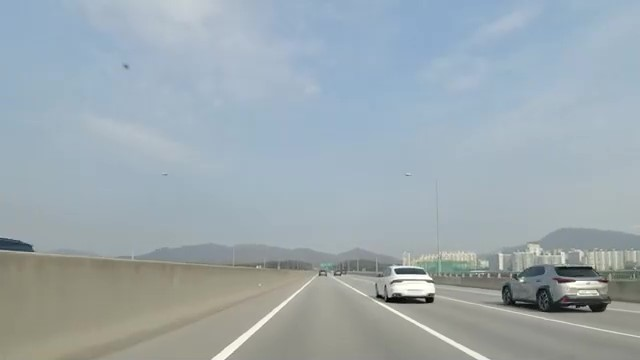
#> input picture Lane Detection Project/image/3.jpg, 640 x 360 px, given in place of video.mp4, which was not available
$ python new_histogram.py   (older library calls are emulated)
#> lines starting #> are read from the running program, lines starting #| are printed output that depends on the picture; after the words box and inside, x2 and y2 are one past the last pixel; in counts of white or black regions, pixels touching at a corner belong together; pictures that were not available may be replaced by others from this repository, and a replacement may not be noted
#> further down, img_color is the input picture: shape (360, 640, 3); mean B, G, R 175.8, 169.4, 156.8
import numpy as np
import cv2
# numpy ver 1.22.1      행렬같은 다차원 배열을 쉽게 처리할 수 있도록 하는 라이브러리
# opencv ver 4.5.5      이미지 관련 라이브러리


# 1. Filtering
# 2. Warping을 통한 Bird Eye View 변환
# 3. binary 이미지로 변환
# 4. Histogram으로 Window의 시작점을 정함
# 5. Window Sliding Algorithm을 통한 차선 추출
# 6. 위 단계에서 얻은 차선 추출 정보로 차선 표시


# 1. Filtering
def filltering(img_color):
    img_hls = cv2.cvtColor(img_color, cv2.COLOR_BGR2HLS)
#> img_hls: shape (360, 640, 3); mean of channels 0, 1, 2 82.8, 166.7, 43.2
    # BGR to HLS 색공간 변환

    w_low = np.array([20, 160, 20])
    w_up = np.array([255, 255, 255])
    # 흰색 차선의 임계값

    y_low = np.array([0, 85, 81])
    y_up = np.array([190, 255, 255])
    # 노란색 차선의 임계값

    w_mask = cv2.inRange(img_hls, w_low, w_up)
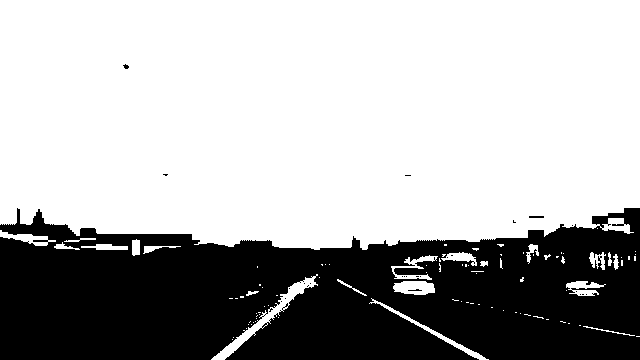
#> w_mask: shape (360, 640); 67.5% white; 26 black regions (24 under 20 px), largest, box (x1, y1, x2, y2) and area: (0, 208, 640, 360) 74661, (529, 216, 544, 218) 30
    # 흰색 차선 마스크 적용
    y_mask = cv2.inRange(img_hls, y_low, y_up)
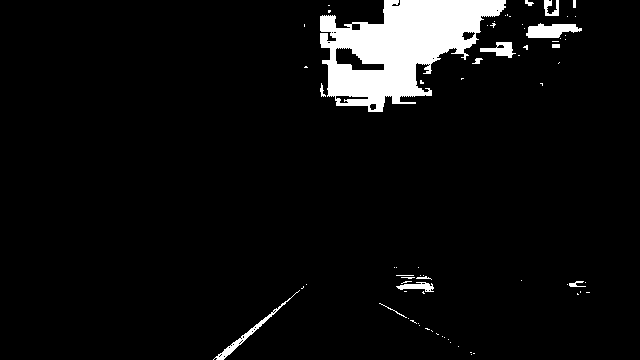
#> y_mask: shape (360, 640); 5.8% white; 71 white regions (57 under 20 px), largest, box (x1, y1, x2, y2) and area: (320, 0, 506, 112) 11319, (526, 23, 582, 38) 571, (213, 290, 300, 360) 413
    # 노란색 차선 마스크 적용

    mask = cv2.bitwise_or(y_mask, w_mask)
#> mask: shape (360, 640); 67.5% white; 26 black regions (24 under 20 px), largest, box (x1, y1, x2, y2) and area: (0, 208, 640, 360) 74659, (529, 216, 544, 218) 30
    # mask 영역의 두 이미지를 합침
    img_res = cv2.bitwise_and(img_color, img_color, mask=mask)
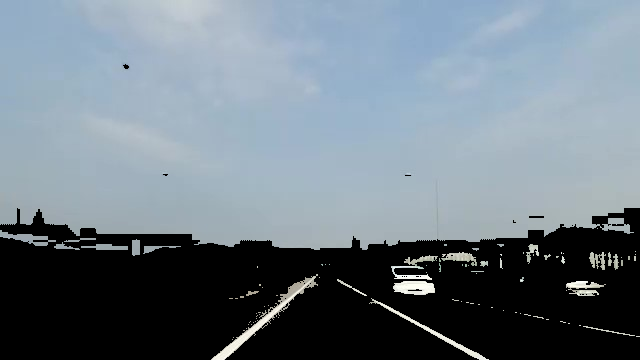
#> img_res: shape (360, 640, 3); mean B, G, R 131.8, 122.3, 110.1
    # mask 영역에서 공통으로 겹치는 부분 저장

    return img_res

# 2. Warping을 통한 Bird Eye View 변환
def warpPer(img_src):
    h, w = img_color.shape[:2]
#> h = 360; w = 640

    # 좌상, 좌하, 우상, 우하
    pts1 = np.array([[340-50, 235], [0, h], [340+50, 235], [w, h]], dtype=np.float32)
    # 원본 이미지 좌표
    pts2 = np.array([[0, 0], [0, h], [w, 0], [w, h]], dtype=np.float32)
#> pts2 = [[0, 0], [0, 360], [640, 0], [640, 360]]
    # Bird Eye View로 변환할 좌표

    M = cv2.getPerspectiveTransform(pts1, pts2)
    # 변환 행렬을 구함 (원근법)
    img_res = cv2.warpPerspective(img_src, M, (w, h))
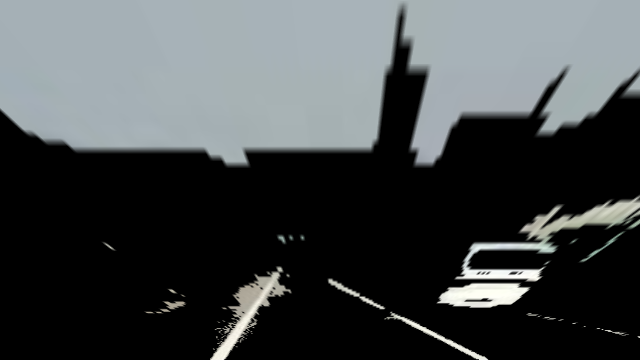
#> img_res: shape (360, 640, 3); mean B, G, R 73.8, 72.4, 68.3
    # 변환행렬값 적용

    return img_res


# 3. binary 이미지로 변환
def to_binary(img_src):
    img_bgr = cv2.cvtColor(img_src, cv2.COLOR_HLS2BGR)
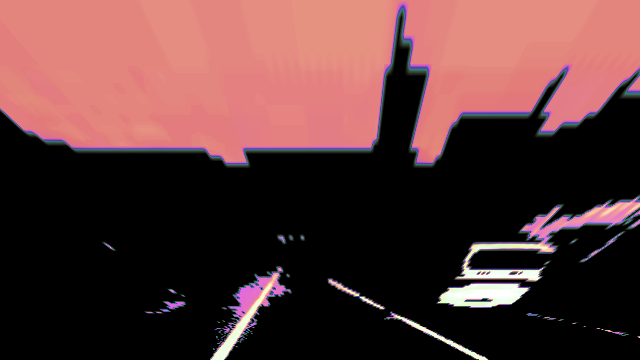
#> img_bgr: shape (360, 640, 3); mean B, G, R 55.6, 55.9, 90.6
    # 입력 이미지를 HLS에서 BGR로 변환
    img_gray = cv2.cvtColor(img_bgr, cv2.COLOR_BGR2GRAY)
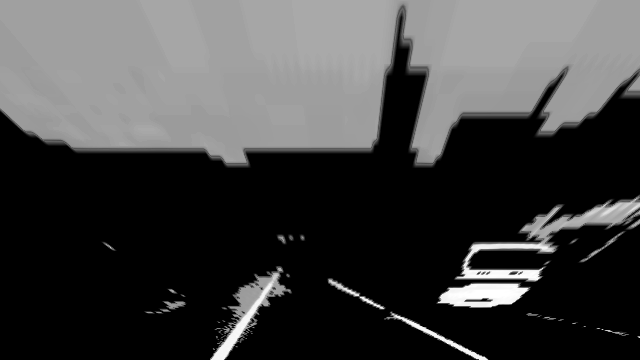
#> img_gray: shape (360, 640); min 0, max 255, mean 66.3
    # BGR을 GRAY로 변환
    img_blur = cv2.GaussianBlur(img_gray, (0,0), 1)
    # 이미지의 이진화를 위한 가우시안블러 처리 (sigma = 2)

    ret, img_binary = cv2.threshold(img_blur, 180, 255, cv2.THRESH_BINARY)
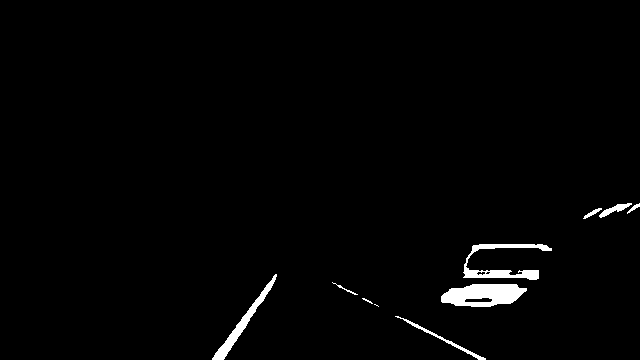
#> img_binary: shape (360, 640); 1.6% white; 10 white regions (1 under 20 px), largest, box (x1, y1, x2, y2) and area: (441, 284, 527, 307) 1430, (463, 244, 552, 280) 959, (212, 274, 277, 360) 750
    # 이미지 이진화     두 번째 임계값 = 0~255

    return img_binary


# 4. Histogram
def image_histogram(img_src):
    hist = np.sum(img_src[img_src.shape[0]//2:, :], axis=0)
#> hist = 640 values, max 10200 at index 466, min 0 at index 0, mean 1504.1
    # x축에 대한 histogram 계산
    center = np.int(hist.shape[0]/2)
#> center = 320
    # histogram을 양쪽으로 나눔
    left_lane = np.argmax(hist[:center])
#> left_lane = 223
    # 왼쪽 차선 (hist의 ~ center)
    right_lane = np.argmax(hist[center:]) + center
#> right_lane = 466
    # 오른쪽 차선 (hist의 center ~)

    return left_lane, right_lane


cap = cv2.VideoCapture("video.mp4")
# VideoCapture 비디오를 캡처하기 위한 클래스
while cap.isOpened():
    ret, img_color = cap.read()
    if not ret:
        print("이미지 로드 실패 또는 종료")
        break

    img_filter = filltering(img_color)
    img_Warping = warpPer(img_filter)
    img_binary = to_binary(img_Warping)
    print(image_histogram(img_binary))
#| (223, 466)


    cv2.imshow("img_color", img_color)
    cv2.imshow("img_filter", img_filter)
    cv2.imshow("img_Warping", img_Warping)
    cv2.imshow("img_binary", img_binary)

    key = cv2.waitKey(25)
#> (key Esc is pressed here)
    if(key == 27):
        break
cap.release()
cv2.destroyAllWindows()

$ run again, on Lane Detection Project/image/1111111111111111.png
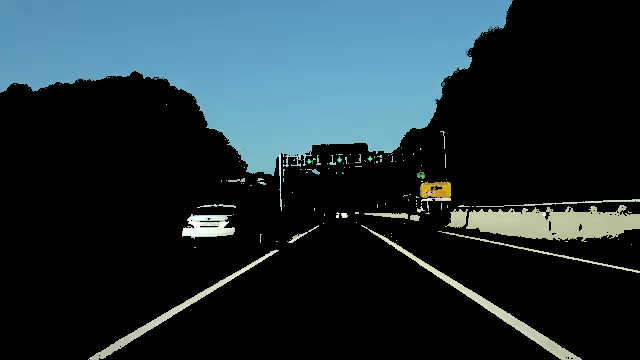
#> input picture Lane Detection Project/image/1111111111111111.png, 640 x 360 px, given in place of video.mp4, which was not available
#> img_color is the input picture: shape (360, 640, 3); mean B, G, R 54.7, 48.6, 33
#> img_hls: shape (360, 640, 3); mean of channels 0, 1, 2 25.8, 44.1, 30.4
#> in filltering, `w_mask = cv2.inRange(img_hls, w_low, w_up)`:
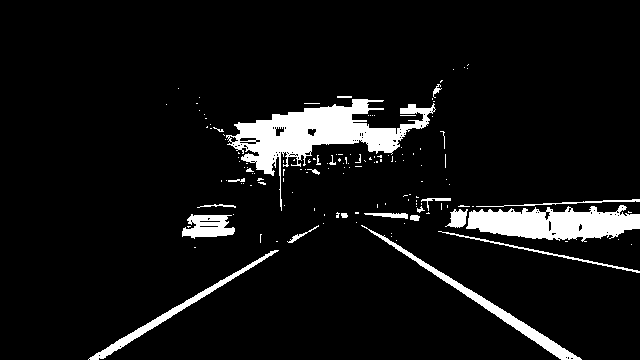
#> w_mask: shape (360, 640); 7.3% white; 144 white regions (121 under 20 px), largest, box (x1, y1, x2, y2) and area: (226, 99, 436, 211) 6626, (466, 205, 640, 242) 4174, (361, 225, 582, 360) 1764
#> y_mask: shape (360, 640); 24.6% white; 91 white regions (82 under 20 px), largest, box (x1, y1, x2, y2) and area: (0, 0, 513, 192) 55205, (183, 216, 232, 236) 550, (420, 181, 451, 200) 463
#> mask: shape (360, 640); 28.6% white; 124 white regions (102 under 20 px), largest, box (x1, y1, x2, y2) and area: (0, 0, 513, 211) 55328, (466, 205, 640, 242) 4174, (361, 225, 582, 360) 1764
#> in to_binary, `ret, img_binary = cv2.threshold(img_blur, 180, 255, cv2.THRESH_BINARY)`:
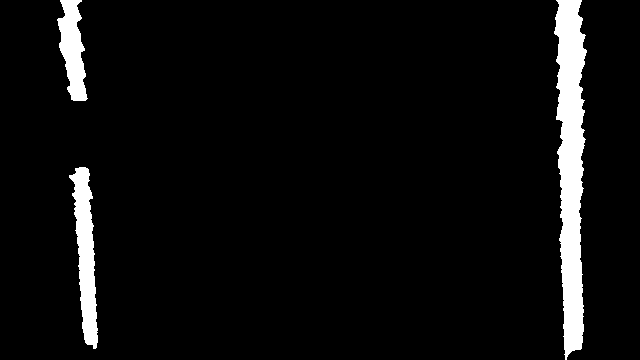
#> img_binary: shape (360, 640); 5.4% white; 3 white regions, box (x1, y1, x2, y2) and area: (554, 0, 587, 360) 7799, (69, 167, 98, 349) 2772, (57, 0, 88, 101) 1860
#> hist = 640 values, max 45900 at index 565, min 0 at index 0, mean 2387.8
#> left_lane = 87
#> right_lane = 565
#| (87, 565)
